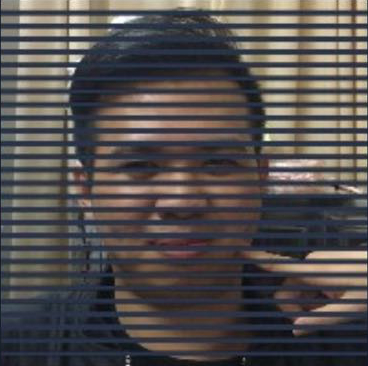
#> input picture 1239788822.jpg, 368 x 366 px
$ python getMoney.py
#> lines starting #> are read from the running program, lines starting #| are printed output that depends on the picture
#!/usr/bin/env python
# created by yao
# 2016.12.23
from PIL import Image
im = Image.open('1239788822.jpg')
#> im is the input picture: PIL image 368x366 RGB; mean R, G, B 83.3, 78.8, 78.5

imgWidth = 370 # width of the image you cut off
startY = 10 # the first line position-y
splitPoxis = 13 # split height
blackHeigh = 6 # black line height
maxLineNumber = 27


# function to deal image
def pasteImg( startY, index):
#> called with startY = 10, index = 0
    box = (1, startY + splitPoxis*index-blackHeigh,imgWidth,startY + splitPoxis*index)
    region = im.crop(box)

    box_dealed = (1,startY + splitPoxis * index,imgWidth,startY + splitPoxis*index+blackHeigh)
    region_dealed = im.crop(box_dealed)

    im.paste( region, box_dealed )


pasteImg(startY, 0)

for index in range(1,maxLineNumber):
    pasteImg( startY, index )


im.save('1239788822.dealed.jpg')
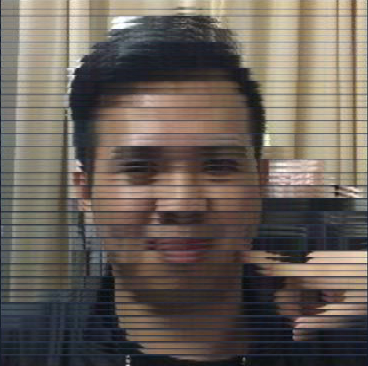
#> saved as 1239788822.dealed.jpg: PIL image 368x366 RGB; mean R, G, B 104.7, 95.9, 88.4
im.show()
